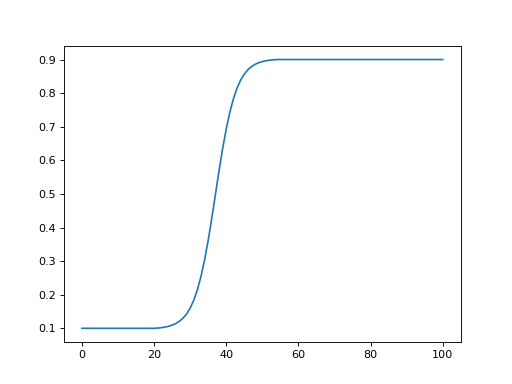

Python code for this plot:
import power1d

obj = power1d.geom.Sigmoid( Q=101, q0=20, q1=55, x0=0.1, x1=0.9 )
obj.plot()
